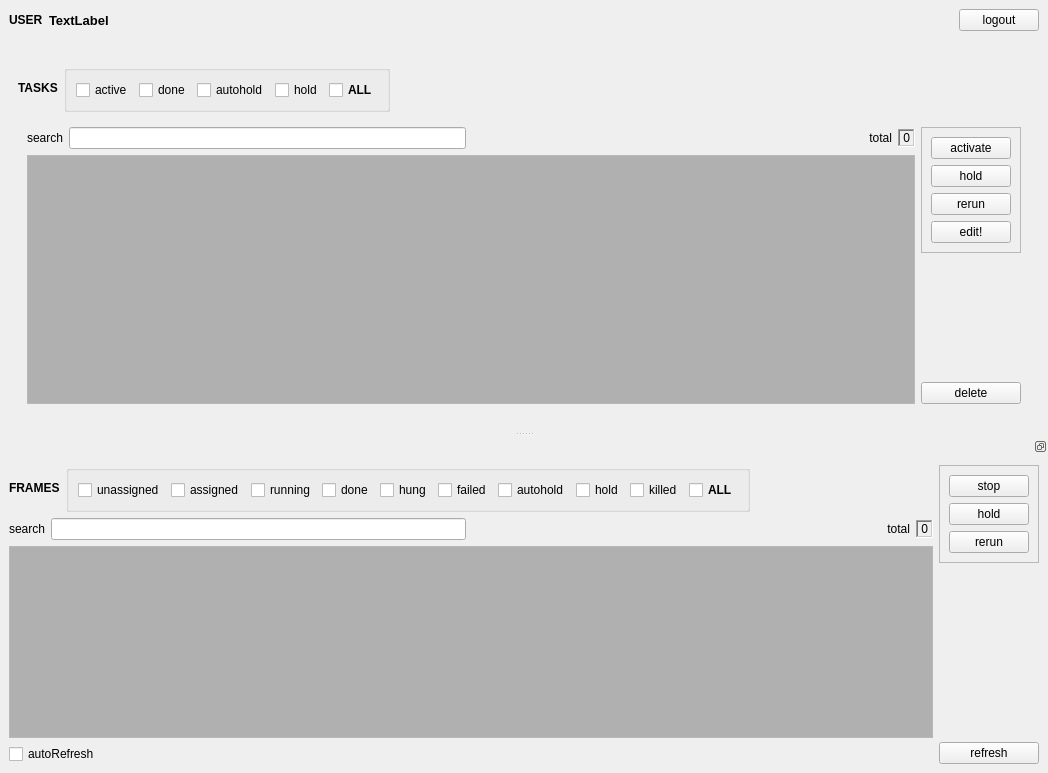
<?xml version="1.0" encoding="UTF-8"?>
<ui version="4.0">
 <class>mainRbhusList</class>
 <widget class="QMainWindow" name="mainRbhusList">
  <property name="windowModality">
   <enum>Qt::WindowModal</enum>
  </property>
  <property name="geometry">
   <rect>
    <x>0</x>
    <y>0</y>
    <width>1048</width>
    <height>773</height>
   </rect>
  </property>
  <property name="sizePolicy">
   <sizepolicy hsizetype="Preferred" vsizetype="Preferred">
    <horstretch>0</horstretch>
    <verstretch>0</verstretch>
   </sizepolicy>
  </property>
  <property name="windowTitle">
   <string>rbhusList</string>
  </property>
  <property name="layoutDirection">
   <enum>Qt::LeftToRight</enum>
  </property>
  <property name="autoFillBackground">
   <bool>false</bool>
  </property>
  <property name="documentMode">
   <bool>true</bool>
  </property>
  <property name="dockNestingEnabled">
   <bool>true</bool>
  </property>
  <widget class="QWidget" name="centralwidget">
   <layout class="QVBoxLayout" name="verticalLayout_5">
    <item>
     <layout class="QHBoxLayout" name="horizontalLayout">
      <item>
       <widget class="QLabel" name="label">
        <property name="sizePolicy">
         <sizepolicy hsizetype="Maximum" vsizetype="Preferred">
          <horstretch>0</horstretch>
          <verstretch>0</verstretch>
         </sizepolicy>
        </property>
        <property name="font">
         <font>
          <weight>75</weight>
          <bold>true</bold>
         </font>
        </property>
        <property name="text">
         <string>USER</string>
        </property>
       </widget>
      </item>
      <item>
       <widget class="QLabel" name="labelUser">
        <property name="font">
         <font>
          <pointsize>10</pointsize>
          <weight>75</weight>
          <bold>true</bold>
          <underline>false</underline>
         </font>
        </property>
        <property name="text">
         <string>TextLabel</string>
        </property>
       </widget>
      </item>
      <item>
       <widget class="QPushButton" name="pushLogout">
        <property name="sizePolicy">
         <sizepolicy hsizetype="Maximum" vsizetype="Fixed">
          <horstretch>0</horstretch>
          <verstretch>0</verstretch>
         </sizepolicy>
        </property>
        <property name="text">
         <string>logout</string>
        </property>
       </widget>
      </item>
     </layout>
    </item>
    <item>
     <widget class="QDockWidget" name="dockWidgetTasks">
      <property name="sizePolicy">
       <sizepolicy hsizetype="MinimumExpanding" vsizetype="MinimumExpanding">
        <horstretch>0</horstretch>
        <verstretch>0</verstretch>
       </sizepolicy>
      </property>
      <property name="features">
       <set>QDockWidget::NoDockWidgetFeatures</set>
      </property>
      <widget class="QWidget" name="dockWidgetContents_2">
       <property name="sizePolicy">
        <sizepolicy hsizetype="MinimumExpanding" vsizetype="MinimumExpanding">
         <horstretch>0</horstretch>
         <verstretch>0</verstretch>
        </sizepolicy>
       </property>
       <layout class="QVBoxLayout" name="verticalLayout_3">
        <item>
         <layout class="QHBoxLayout" name="horizontalLayout_3">
          <item>
           <widget class="QLabel" name="labelTask">
            <property name="sizePolicy">
             <sizepolicy hsizetype="Fixed" vsizetype="Fixed">
              <horstretch>0</horstretch>
              <verstretch>0</verstretch>
             </sizepolicy>
            </property>
            <property name="font">
             <font>
              <weight>75</weight>
              <bold>true</bold>
              <stylestrategy>PreferAntialias</stylestrategy>
             </font>
            </property>
            <property name="text">
             <string>TASKS</string>
            </property>
           </widget>
          </item>
          <item>
           <widget class="QGroupBox" name="groupBox_3">
            <property name="sizePolicy">
             <sizepolicy hsizetype="Fixed" vsizetype="Fixed">
              <horstretch>0</horstretch>
              <verstretch>0</verstretch>
             </sizepolicy>
            </property>
            <property name="title">
             <string/>
            </property>
            <property name="flat">
             <bool>false</bool>
            </property>
            <property name="checkable">
             <bool>false</bool>
            </property>
            <layout class="QGridLayout" name="gridLayout_9">
             <item row="0" column="3">
              <widget class="QCheckBox" name="checkTHold">
               <property name="sizePolicy">
                <sizepolicy hsizetype="Fixed" vsizetype="Fixed">
                 <horstretch>0</horstretch>
                 <verstretch>0</verstretch>
                </sizepolicy>
               </property>
               <property name="text">
                <string>hold</string>
               </property>
              </widget>
             </item>
             <item row="0" column="1">
              <widget class="QCheckBox" name="checkTDone">
               <property name="sizePolicy">
                <sizepolicy hsizetype="Fixed" vsizetype="Fixed">
                 <horstretch>0</horstretch>
                 <verstretch>0</verstretch>
                </sizepolicy>
               </property>
               <property name="text">
                <string>done</string>
               </property>
              </widget>
             </item>
             <item row="0" column="0">
              <widget class="QCheckBox" name="checkTActive">
               <property name="sizePolicy">
                <sizepolicy hsizetype="Fixed" vsizetype="Fixed">
                 <horstretch>0</horstretch>
                 <verstretch>0</verstretch>
                </sizepolicy>
               </property>
               <property name="text">
                <string>active</string>
               </property>
              </widget>
             </item>
             <item row="0" column="2">
              <widget class="QCheckBox" name="checkTAutohold">
               <property name="sizePolicy">
                <sizepolicy hsizetype="Fixed" vsizetype="Fixed">
                 <horstretch>0</horstretch>
                 <verstretch>0</verstretch>
                </sizepolicy>
               </property>
               <property name="text">
                <string>autohold</string>
               </property>
              </widget>
             </item>
             <item row="0" column="4">
              <widget class="QCheckBox" name="checkTAll">
               <property name="font">
                <font>
                 <weight>75</weight>
                 <bold>true</bold>
                </font>
               </property>
               <property name="text">
                <string>ALL</string>
               </property>
              </widget>
             </item>
            </layout>
           </widget>
          </item>
          <item>
           <spacer name="horizontalSpacer_9">
            <property name="orientation">
             <enum>Qt::Horizontal</enum>
            </property>
            <property name="sizeHint" stdset="0">
             <size>
              <width>630</width>
              <height>20</height>
             </size>
            </property>
           </spacer>
          </item>
         </layout>
        </item>
        <item>
         <widget class="QFrame" name="frame_6">
          <layout class="QHBoxLayout" name="horizontalLayout_9">
           <property name="sizeConstraint">
            <enum>QLayout::SetNoConstraint</enum>
           </property>
           <item>
            <layout class="QVBoxLayout" name="verticalLayout_12">
             <item>
              <layout class="QHBoxLayout" name="horizontalLayout_11">
               <item>
                <widget class="QLabel" name="labelSearch">
                 <property name="text">
                  <string>search</string>
                 </property>
                </widget>
               </item>
               <item>
                <widget class="QLineEdit" name="lineEditSearch">
                 <property name="sizePolicy">
                  <sizepolicy hsizetype="MinimumExpanding" vsizetype="Fixed">
                   <horstretch>0</horstretch>
                   <verstretch>0</verstretch>
                  </sizepolicy>
                 </property>
                </widget>
               </item>
               <item>
                <spacer name="horizontalSpacer_10">
                 <property name="orientation">
                  <enum>Qt::Horizontal</enum>
                 </property>
                 <property name="sizeType">
                  <enum>QSizePolicy::MinimumExpanding</enum>
                 </property>
                 <property name="sizeHint" stdset="0">
                  <size>
                   <width>40</width>
                   <height>20</height>
                  </size>
                 </property>
                </spacer>
               </item>
               <item>
                <widget class="QLabel" name="label_2">
                 <property name="sizePolicy">
                  <sizepolicy hsizetype="Fixed" vsizetype="Fixed">
                   <horstretch>0</horstretch>
                   <verstretch>0</verstretch>
                  </sizepolicy>
                 </property>
                 <property name="text">
                  <string>total</string>
                 </property>
                 <property name="alignment">
                  <set>Qt::AlignRight|Qt::AlignTrailing|Qt::AlignVCenter</set>
                 </property>
                </widget>
               </item>
               <item>
                <widget class="QLabel" name="labelTaskTotal">
                 <property name="sizePolicy">
                  <sizepolicy hsizetype="Minimum" vsizetype="Fixed">
                   <horstretch>0</horstretch>
                   <verstretch>0</verstretch>
                  </sizepolicy>
                 </property>
                 <property name="layoutDirection">
                  <enum>Qt::LeftToRight</enum>
                 </property>
                 <property name="autoFillBackground">
                  <bool>true</bool>
                 </property>
                 <property name="frameShape">
                  <enum>QFrame::WinPanel</enum>
                 </property>
                 <property name="frameShadow">
                  <enum>QFrame::Sunken</enum>
                 </property>
                 <property name="text">
                  <string>0</string>
                 </property>
                 <property name="textFormat">
                  <enum>Qt::PlainText</enum>
                 </property>
                 <property name="scaledContents">
                  <bool>false</bool>
                 </property>
                 <property name="alignment">
                  <set>Qt::AlignRight|Qt::AlignTrailing|Qt::AlignVCenter</set>
                 </property>
                 <property name="margin">
                  <number>2</number>
                 </property>
                </widget>
               </item>
              </layout>
             </item>
             <item>
              <widget class="QTableWidget" name="tableList">
               <property name="sizePolicy">
                <sizepolicy hsizetype="MinimumExpanding" vsizetype="MinimumExpanding">
                 <horstretch>0</horstretch>
                 <verstretch>0</verstretch>
                </sizepolicy>
               </property>
               <property name="palette">
                <palette>
                 <active>
                  <colorrole role="Base">
                   <brush brushstyle="SolidPattern">
                    <color alpha="255">
                     <red>176</red>
                     <green>176</green>
                     <blue>176</blue>
                    </color>
                   </brush>
                  </colorrole>
                 </active>
                 <inactive>
                  <colorrole role="Base">
                   <brush brushstyle="SolidPattern">
                    <color alpha="255">
                     <red>176</red>
                     <green>176</green>
                     <blue>176</blue>
                    </color>
                   </brush>
                  </colorrole>
                 </inactive>
                 <disabled>
                  <colorrole role="Base">
                   <brush brushstyle="SolidPattern">
                    <color alpha="255">
                     <red>244</red>
                     <green>244</green>
                     <blue>244</blue>
                    </color>
                   </brush>
                  </colorrole>
                 </disabled>
                </palette>
               </property>
               <property name="contextMenuPolicy">
                <enum>Qt::CustomContextMenu</enum>
               </property>
               <property name="frameShadow">
                <enum>QFrame::Raised</enum>
               </property>
               <property name="editTriggers">
                <set>QAbstractItemView::AnyKeyPressed|QAbstractItemView::DoubleClicked|QAbstractItemView::EditKeyPressed|QAbstractItemView::SelectedClicked</set>
               </property>
               <property name="alternatingRowColors">
                <bool>false</bool>
               </property>
               <property name="selectionBehavior">
                <enum>QAbstractItemView::SelectRows</enum>
               </property>
               <property name="verticalScrollMode">
                <enum>QAbstractItemView::ScrollPerPixel</enum>
               </property>
               <property name="horizontalScrollMode">
                <enum>QAbstractItemView::ScrollPerPixel</enum>
               </property>
               <property name="gridStyle">
                <enum>Qt::SolidLine</enum>
               </property>
               <property name="sortingEnabled">
                <bool>true</bool>
               </property>
               <property name="wordWrap">
                <bool>false</bool>
               </property>
               <attribute name="horizontalHeaderCascadingSectionResizes">
                <bool>true</bool>
               </attribute>
               <attribute name="horizontalHeaderStretchLastSection">
                <bool>true</bool>
               </attribute>
               <attribute name="verticalHeaderVisible">
                <bool>false</bool>
               </attribute>
               <attribute name="verticalHeaderCascadingSectionResizes">
                <bool>true</bool>
               </attribute>
              </widget>
             </item>
            </layout>
           </item>
           <item>
            <layout class="QVBoxLayout" name="verticalLayout_4">
             <item>
              <widget class="QFrame" name="frame_7">
               <property name="sizePolicy">
                <sizepolicy hsizetype="Fixed" vsizetype="Fixed">
                 <horstretch>0</horstretch>
                 <verstretch>0</verstretch>
                </sizepolicy>
               </property>
               <property name="frameShape">
                <enum>QFrame::StyledPanel</enum>
               </property>
               <property name="frameShadow">
                <enum>QFrame::Raised</enum>
               </property>
               <layout class="QVBoxLayout" name="verticalLayout_14">
                <item>
                 <widget class="QPushButton" name="taskActivate">
                  <property name="sizePolicy">
                   <sizepolicy hsizetype="MinimumExpanding" vsizetype="Fixed">
                    <horstretch>0</horstretch>
                    <verstretch>0</verstretch>
                   </sizepolicy>
                  </property>
                  <property name="text">
                   <string>activate</string>
                  </property>
                 </widget>
                </item>
                <item>
                 <widget class="QPushButton" name="taskHold">
                  <property name="sizePolicy">
                   <sizepolicy hsizetype="MinimumExpanding" vsizetype="Fixed">
                    <horstretch>0</horstretch>
                    <verstretch>0</verstretch>
                   </sizepolicy>
                  </property>
                  <property name="text">
                   <string>hold</string>
                  </property>
                 </widget>
                </item>
                <item>
                 <widget class="QPushButton" name="taskRerun">
                  <property name="text">
                   <string>rerun</string>
                  </property>
                 </widget>
                </item>
                <item>
                 <widget class="QPushButton" name="taskEdit">
                  <property name="text">
                   <string>edit!</string>
                  </property>
                 </widget>
                </item>
               </layout>
              </widget>
             </item>
             <item>
              <spacer name="verticalSpacer_5">
               <property name="orientation">
                <enum>Qt::Vertical</enum>
               </property>
               <property name="sizeHint" stdset="0">
                <size>
                 <width>20</width>
                 <height>40</height>
                </size>
               </property>
              </spacer>
             </item>
             <item>
              <widget class="QPushButton" name="taskDelete">
               <property name="sizePolicy">
                <sizepolicy hsizetype="Minimum" vsizetype="Fixed">
                 <horstretch>0</horstretch>
                 <verstretch>0</verstretch>
                </sizepolicy>
               </property>
               <property name="toolTip">
                <string>&lt;html&gt;&lt;head/&gt;&lt;body&gt;&lt;p&gt;&lt;span style=&quot; font-weight:600; text-decoration: underline; color:#ff0000;&quot;&gt;CHECK MORE THAN 100 TIMES IF POSSIBLE BEFORE DELETING !!&lt;/span&gt;&lt;/p&gt;&lt;/body&gt;&lt;/html&gt;</string>
               </property>
               <property name="statusTip">
                <string>CHECK MORE THAN 100 TIMES IF POSSIBLE BEFORE DELETING !!</string>
               </property>
               <property name="text">
                <string>delete</string>
               </property>
               <property name="flat">
                <bool>false</bool>
               </property>
              </widget>
             </item>
            </layout>
           </item>
          </layout>
         </widget>
        </item>
       </layout>
      </widget>
     </widget>
    </item>
   </layout>
  </widget>
  <widget class="QDockWidget" name="dockWidgetFrames">
   <property name="enabled">
    <bool>true</bool>
   </property>
   <property name="sizePolicy">
    <sizepolicy hsizetype="Preferred" vsizetype="Preferred">
     <horstretch>0</horstretch>
     <verstretch>0</verstretch>
    </sizepolicy>
   </property>
   <property name="mouseTracking">
    <bool>true</bool>
   </property>
   <property name="focusPolicy">
    <enum>Qt::ClickFocus</enum>
   </property>
   <property name="acceptDrops">
    <bool>false</bool>
   </property>
   <property name="statusTip">
    <string/>
   </property>
   <property name="layoutDirection">
    <enum>Qt::LeftToRight</enum>
   </property>
   <property name="autoFillBackground">
    <bool>false</bool>
   </property>
   <property name="floating">
    <bool>false</bool>
   </property>
   <property name="features">
    <set>QDockWidget::DockWidgetFloatable|QDockWidget::DockWidgetMovable</set>
   </property>
   <property name="allowedAreas">
    <set>Qt::AllDockWidgetAreas</set>
   </property>
   <attribute name="dockWidgetArea">
    <number>8</number>
   </attribute>
   <widget class="QWidget" name="dockWidgetContents_3">
    <property name="sizePolicy">
     <sizepolicy hsizetype="Preferred" vsizetype="Preferred">
      <horstretch>0</horstretch>
      <verstretch>0</verstretch>
     </sizepolicy>
    </property>
    <layout class="QHBoxLayout" name="horizontalLayout_2">
     <item>
      <layout class="QVBoxLayout" name="verticalLayout_8">
       <item>
        <layout class="QHBoxLayout" name="horizontalLayout_4">
         <item>
          <widget class="QLabel" name="label_5">
           <property name="sizePolicy">
            <sizepolicy hsizetype="Minimum" vsizetype="Fixed">
             <horstretch>0</horstretch>
             <verstretch>0</verstretch>
            </sizepolicy>
           </property>
           <property name="font">
            <font>
             <weight>75</weight>
             <bold>true</bold>
             <stylestrategy>PreferAntialias</stylestrategy>
            </font>
           </property>
           <property name="text">
            <string>FRAMES</string>
           </property>
          </widget>
         </item>
         <item>
          <widget class="QGroupBox" name="groupBox_2">
           <property name="sizePolicy">
            <sizepolicy hsizetype="MinimumExpanding" vsizetype="Fixed">
             <horstretch>0</horstretch>
             <verstretch>0</verstretch>
            </sizepolicy>
           </property>
           <property name="title">
            <string/>
           </property>
           <property name="flat">
            <bool>false</bool>
           </property>
           <property name="checkable">
            <bool>false</bool>
           </property>
           <layout class="QGridLayout" name="gridLayout_6">
            <item row="1" column="6">
             <widget class="QCheckBox" name="checkAutohold">
              <property name="sizePolicy">
               <sizepolicy hsizetype="MinimumExpanding" vsizetype="Fixed">
                <horstretch>0</horstretch>
                <verstretch>0</verstretch>
               </sizepolicy>
              </property>
              <property name="text">
               <string>autohold</string>
              </property>
             </widget>
            </item>
            <item row="1" column="5">
             <widget class="QCheckBox" name="checkFailed">
              <property name="sizePolicy">
               <sizepolicy hsizetype="MinimumExpanding" vsizetype="Fixed">
                <horstretch>0</horstretch>
                <verstretch>0</verstretch>
               </sizepolicy>
              </property>
              <property name="text">
               <string>failed</string>
              </property>
             </widget>
            </item>
            <item row="1" column="8">
             <widget class="QCheckBox" name="checkKilled">
              <property name="sizePolicy">
               <sizepolicy hsizetype="MinimumExpanding" vsizetype="Fixed">
                <horstretch>0</horstretch>
                <verstretch>0</verstretch>
               </sizepolicy>
              </property>
              <property name="text">
               <string>killed</string>
              </property>
             </widget>
            </item>
            <item row="1" column="7">
             <widget class="QCheckBox" name="checkHold">
              <property name="sizePolicy">
               <sizepolicy hsizetype="MinimumExpanding" vsizetype="Fixed">
                <horstretch>0</horstretch>
                <verstretch>0</verstretch>
               </sizepolicy>
              </property>
              <property name="text">
               <string>hold</string>
              </property>
             </widget>
            </item>
            <item row="1" column="3">
             <widget class="QCheckBox" name="checkDone">
              <property name="sizePolicy">
               <sizepolicy hsizetype="MinimumExpanding" vsizetype="Fixed">
                <horstretch>0</horstretch>
                <verstretch>0</verstretch>
               </sizepolicy>
              </property>
              <property name="text">
               <string>done</string>
              </property>
             </widget>
            </item>
            <item row="1" column="2">
             <widget class="QCheckBox" name="checkRunning">
              <property name="sizePolicy">
               <sizepolicy hsizetype="Preferred" vsizetype="Fixed">
                <horstretch>0</horstretch>
                <verstretch>0</verstretch>
               </sizepolicy>
              </property>
              <property name="text">
               <string>running</string>
              </property>
             </widget>
            </item>
            <item row="1" column="1">
             <widget class="QCheckBox" name="checkAssigned">
              <property name="sizePolicy">
               <sizepolicy hsizetype="Preferred" vsizetype="Fixed">
                <horstretch>0</horstretch>
                <verstretch>0</verstretch>
               </sizepolicy>
              </property>
              <property name="text">
               <string>assigned</string>
              </property>
             </widget>
            </item>
            <item row="1" column="9">
             <widget class="QCheckBox" name="checkAll">
              <property name="sizePolicy">
               <sizepolicy hsizetype="Fixed" vsizetype="Fixed">
                <horstretch>0</horstretch>
                <verstretch>0</verstretch>
               </sizepolicy>
              </property>
              <property name="font">
               <font>
                <weight>75</weight>
                <bold>true</bold>
               </font>
              </property>
              <property name="text">
               <string>ALL</string>
              </property>
             </widget>
            </item>
            <item row="1" column="0">
             <widget class="QCheckBox" name="checkUnassigned">
              <property name="sizePolicy">
               <sizepolicy hsizetype="Preferred" vsizetype="Fixed">
                <horstretch>0</horstretch>
                <verstretch>0</verstretch>
               </sizepolicy>
              </property>
              <property name="text">
               <string>unassigned</string>
              </property>
             </widget>
            </item>
            <item row="1" column="4">
             <widget class="QCheckBox" name="checkHung">
              <property name="sizePolicy">
               <sizepolicy hsizetype="MinimumExpanding" vsizetype="Fixed">
                <horstretch>0</horstretch>
                <verstretch>0</verstretch>
               </sizepolicy>
              </property>
              <property name="text">
               <string>hung</string>
              </property>
             </widget>
            </item>
           </layout>
          </widget>
         </item>
         <item>
          <spacer name="horizontalSpacer_5">
           <property name="orientation">
            <enum>Qt::Horizontal</enum>
           </property>
           <property name="sizeType">
            <enum>QSizePolicy::Expanding</enum>
           </property>
           <property name="sizeHint" stdset="0">
            <size>
             <width>40</width>
             <height>20</height>
            </size>
           </property>
          </spacer>
         </item>
        </layout>
       </item>
       <item>
        <layout class="QHBoxLayout" name="horizontalLayout_8"/>
       </item>
       <item>
        <layout class="QHBoxLayout" name="horizontalLayout_6">
         <item>
          <widget class="QLabel" name="labelSearchFrames">
           <property name="text">
            <string>search</string>
           </property>
          </widget>
         </item>
         <item>
          <widget class="QLineEdit" name="lineEditSearchFrames">
           <property name="sizePolicy">
            <sizepolicy hsizetype="MinimumExpanding" vsizetype="Fixed">
             <horstretch>0</horstretch>
             <verstretch>0</verstretch>
            </sizepolicy>
           </property>
          </widget>
         </item>
         <item>
          <spacer name="horizontalSpacer_11">
           <property name="orientation">
            <enum>Qt::Horizontal</enum>
           </property>
           <property name="sizeType">
            <enum>QSizePolicy::MinimumExpanding</enum>
           </property>
           <property name="sizeHint" stdset="0">
            <size>
             <width>40</width>
             <height>20</height>
            </size>
           </property>
          </spacer>
         </item>
         <item>
          <widget class="QLabel" name="label_6">
           <property name="sizePolicy">
            <sizepolicy hsizetype="Fixed" vsizetype="Fixed">
             <horstretch>0</horstretch>
             <verstretch>0</verstretch>
            </sizepolicy>
           </property>
           <property name="text">
            <string>total</string>
           </property>
           <property name="alignment">
            <set>Qt::AlignRight|Qt::AlignTrailing|Qt::AlignVCenter</set>
           </property>
          </widget>
         </item>
         <item>
          <widget class="QLabel" name="labelTotal">
           <property name="sizePolicy">
            <sizepolicy hsizetype="Minimum" vsizetype="Fixed">
             <horstretch>0</horstretch>
             <verstretch>0</verstretch>
            </sizepolicy>
           </property>
           <property name="layoutDirection">
            <enum>Qt::LeftToRight</enum>
           </property>
           <property name="autoFillBackground">
            <bool>true</bool>
           </property>
           <property name="frameShape">
            <enum>QFrame::WinPanel</enum>
           </property>
           <property name="frameShadow">
            <enum>QFrame::Sunken</enum>
           </property>
           <property name="text">
            <string>0</string>
           </property>
           <property name="textFormat">
            <enum>Qt::PlainText</enum>
           </property>
           <property name="scaledContents">
            <bool>false</bool>
           </property>
           <property name="alignment">
            <set>Qt::AlignRight|Qt::AlignTrailing|Qt::AlignVCenter</set>
           </property>
           <property name="margin">
            <number>2</number>
           </property>
          </widget>
         </item>
        </layout>
       </item>
       <item>
        <widget class="QTableWidget" name="tableFrames">
         <property name="sizePolicy">
          <sizepolicy hsizetype="MinimumExpanding" vsizetype="MinimumExpanding">
           <horstretch>1</horstretch>
           <verstretch>1</verstretch>
          </sizepolicy>
         </property>
         <property name="palette">
          <palette>
           <active>
            <colorrole role="Base">
             <brush brushstyle="SolidPattern">
              <color alpha="255">
               <red>176</red>
               <green>176</green>
               <blue>176</blue>
              </color>
             </brush>
            </colorrole>
           </active>
           <inactive>
            <colorrole role="Base">
             <brush brushstyle="SolidPattern">
              <color alpha="255">
               <red>176</red>
               <green>176</green>
               <blue>176</blue>
              </color>
             </brush>
            </colorrole>
           </inactive>
           <disabled>
            <colorrole role="Base">
             <brush brushstyle="SolidPattern">
              <color alpha="255">
               <red>244</red>
               <green>244</green>
               <blue>244</blue>
              </color>
             </brush>
            </colorrole>
           </disabled>
          </palette>
         </property>
         <property name="contextMenuPolicy">
          <enum>Qt::CustomContextMenu</enum>
         </property>
         <property name="editTriggers">
          <set>QAbstractItemView::AnyKeyPressed|QAbstractItemView::DoubleClicked|QAbstractItemView::EditKeyPressed</set>
         </property>
         <property name="alternatingRowColors">
          <bool>false</bool>
         </property>
         <property name="selectionBehavior">
          <enum>QAbstractItemView::SelectRows</enum>
         </property>
         <property name="verticalScrollMode">
          <enum>QAbstractItemView::ScrollPerPixel</enum>
         </property>
         <property name="horizontalScrollMode">
          <enum>QAbstractItemView::ScrollPerPixel</enum>
         </property>
         <property name="sortingEnabled">
          <bool>true</bool>
         </property>
         <property name="wordWrap">
          <bool>false</bool>
         </property>
         <attribute name="horizontalHeaderCascadingSectionResizes">
          <bool>true</bool>
         </attribute>
         <attribute name="horizontalHeaderStretchLastSection">
          <bool>true</bool>
         </attribute>
         <attribute name="verticalHeaderVisible">
          <bool>false</bool>
         </attribute>
        </widget>
       </item>
       <item>
        <layout class="QHBoxLayout" name="horizontalLayout_7">
         <item>
          <widget class="QCheckBox" name="checkRefresh">
           <property name="text">
            <string>autoRefresh</string>
           </property>
          </widget>
         </item>
         <item>
          <spacer name="horizontalSpacer_6">
           <property name="orientation">
            <enum>Qt::Horizontal</enum>
           </property>
           <property name="sizeHint" stdset="0">
            <size>
             <width>40</width>
             <height>20</height>
            </size>
           </property>
          </spacer>
         </item>
        </layout>
       </item>
      </layout>
     </item>
     <item>
      <layout class="QVBoxLayout" name="verticalLayout_9">
       <property name="sizeConstraint">
        <enum>QLayout::SetDefaultConstraint</enum>
       </property>
       <item>
        <widget class="QFrame" name="frame_3">
         <property name="sizePolicy">
          <sizepolicy hsizetype="Fixed" vsizetype="Fixed">
           <horstretch>0</horstretch>
           <verstretch>0</verstretch>
          </sizepolicy>
         </property>
         <property name="frameShape">
          <enum>QFrame::StyledPanel</enum>
         </property>
         <property name="frameShadow">
          <enum>QFrame::Raised</enum>
         </property>
         <layout class="QVBoxLayout" name="verticalLayout_10">
          <item>
           <widget class="QPushButton" name="frameStop">
            <property name="sizePolicy">
             <sizepolicy hsizetype="MinimumExpanding" vsizetype="Fixed">
              <horstretch>0</horstretch>
              <verstretch>0</verstretch>
             </sizepolicy>
            </property>
            <property name="text">
             <string>stop</string>
            </property>
           </widget>
          </item>
          <item>
           <widget class="QPushButton" name="frameHold">
            <property name="sizePolicy">
             <sizepolicy hsizetype="MinimumExpanding" vsizetype="Fixed">
              <horstretch>0</horstretch>
              <verstretch>0</verstretch>
             </sizepolicy>
            </property>
            <property name="text">
             <string>hold</string>
            </property>
           </widget>
          </item>
          <item>
           <widget class="QPushButton" name="frameRerun">
            <property name="text">
             <string>rerun</string>
            </property>
           </widget>
          </item>
         </layout>
        </widget>
       </item>
       <item>
        <spacer name="verticalSpacer_3">
         <property name="orientation">
          <enum>Qt::Vertical</enum>
         </property>
         <property name="sizeHint" stdset="0">
          <size>
           <width>20</width>
           <height>40</height>
          </size>
         </property>
        </spacer>
       </item>
       <item>
        <widget class="QPushButton" name="pushRefresh">
         <property name="text">
          <string>refresh</string>
         </property>
        </widget>
       </item>
      </layout>
     </item>
    </layout>
   </widget>
  </widget>
 </widget>
 <resources/>
 <connections/>
</ui>
